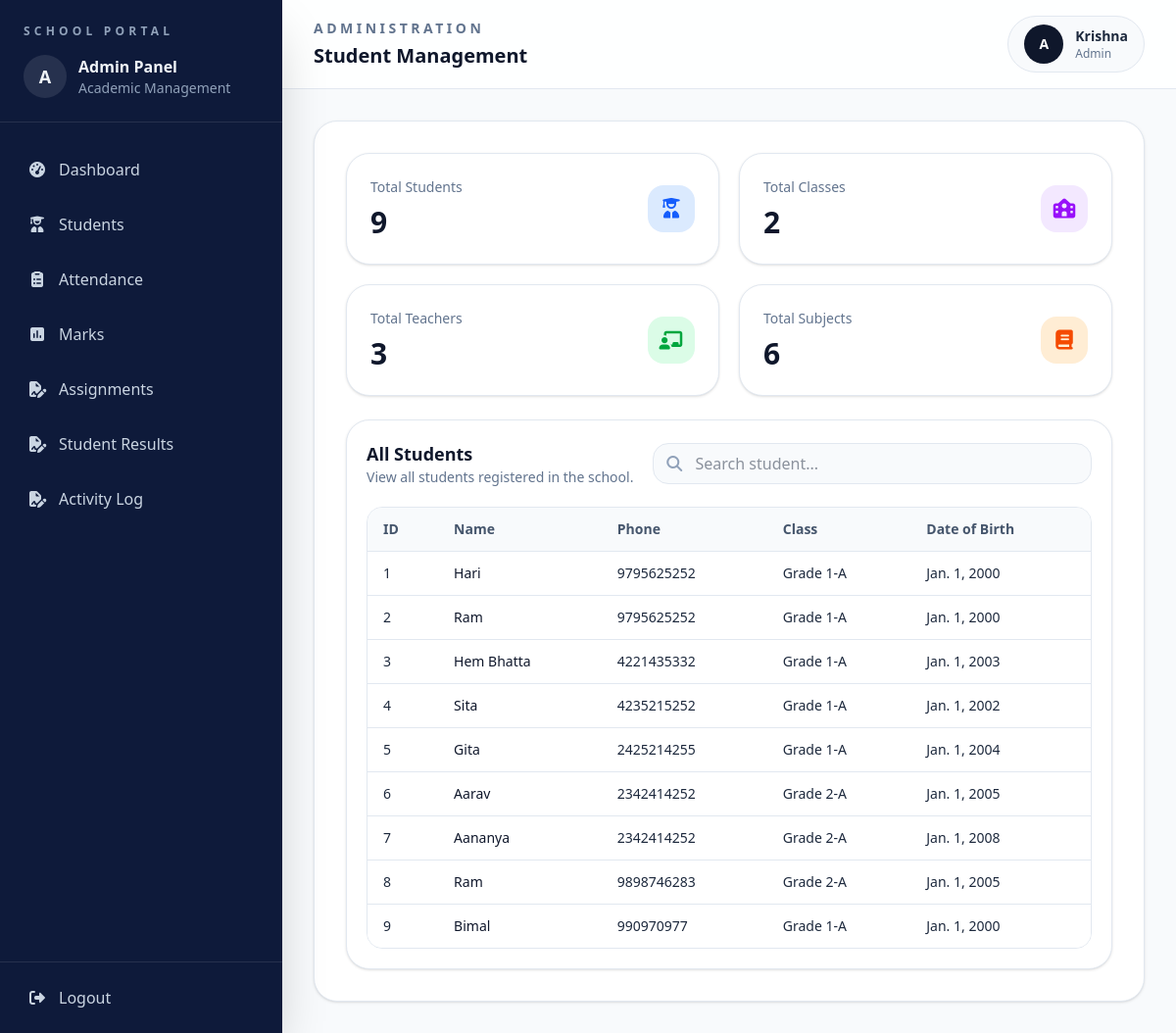
Page /students/admin/students/ (signed in) on the committed database.
### accounts/models.py (models this page shows, shortened)
class User(AbstractUser):
    ROLE_CHOICES = (("ADMIN", "Admin"), ("TEACHER", "Teacher"))
    role = models.CharField(max_length=20, choices=ROLE_CHOICES, default="TEACHER")

### students/models.py (models this page shows, shortened)
class Student(models.Model):
    name = models.CharField(max_length=50)
    classroom = models.ForeignKey(
        ClassRoom, on_delete=models.CASCADE, related_name="students"
    )
    address = models.TextField(blank=True, null=True)
    phone = models.CharField(max_length=10, blank=True)
    date_of_birth = models.DateField(default="2000-01-01")

class ClassRoom(models.Model):
    name = models.CharField(max_length=50)
    section = models.CharField(max_length=10)
    teacher = models.ForeignKey(
        User, on_delete=models.SET_NULL, null=True, limit_choices_to={"role": "TEACHER"}
    )
    def __str__(self):
        return f"{self.name}-{self.section}"

### students/views.py (the view)
@login_required
def admin_students(request):
    students = Student.objects.select_related("classroom").all()
    student_count = students.count()
    classroom_count = ClassRoom.objects.count()
    subject_count = Subject.objects.count()
    teacher_count = User.objects.filter(role="TEACHER").count()
    context = {
        "students": students,
        "student_count": student_count,
        "classroom_count": classroom_count,
        "subject_count": subject_count,
        "teacher_count": teacher_count,
    }
    return render(request, "students/admin_student.html", context)

### students/templates/students/admin_student.html (shortened to what this page needs)
{% extends 'adminbase.html' %}
{% block page_label %}Administration{% endblock %}
{% block page_title %}Student Management{% endblock %}
{% block content %}
<div class="space-y-6">
    <section class="grid gap-5 sm:grid-cols-2 xl:grid-cols-4">
        <div class="rounded-3xl border border-slate-200 bg-white p-6 shadow-sm">
            <div class="flex items-center justify-between">
                <div>
                    <p class="text-sm font-medium text-slate-500">
                        Total Students
                    </p>
                    <p class="mt-2 text-3xl font-bold text-slate-900">
                        {{ student_count }}
                    </p>
                </div>
                <div class="flex h-12 w-12 items-center justify-center rounded-2xl bg-blue-100 text-blue-600">
                    <i class="fa-solid fa-user-graduate text-xl"></i>
                </div>
            </div>
        </div>
        <div class="rounded-3xl border border-slate-200 bg-white p-6 shadow-sm">
            <div class="flex items-center justify-between">
                <div>
                    <p class="text-sm font-medium text-slate-500">
                        Total Classes
                    </p>
                    <p class="mt-2 text-3xl font-bold text-slate-900">
                        {{ classroom_count }}
                    </p>
                </div>
                <div class="flex h-12 w-12 items-center justify-center rounded-2xl bg-purple-100 text-purple-600">
                    <i class="fa-solid fa-school text-xl"></i>
                </div>
            </div>
        </div>
        <div class="rounded-3xl border border-slate-200 bg-white p-6 shadow-sm">
            <div class="flex items-center justify-between">
                <div>
                    <p class="text-sm font-medium text-slate-500">
                        Total Teachers
                    </p>
                    <p class="mt-2 text-3xl font-bold text-slate-900">
                        {{ teacher_count }}
                    </p>
                </div>
                <div class="flex h-12 w-12 items-center justify-center rounded-2xl bg-green-100 text-green-600">
                    <i class="fa-solid fa-chalkboard-user text-xl"></i>
                </div>
            </div>
        </div>
        <div class="rounded-3xl border border-slate-200 bg-white p-6 shadow-sm">
            <div class="flex items-center justify-between">
                <div>
                    <p class="text-sm font-medium text-slate-500">
                        Total Subjects
                    </p>
                    <p class="mt-2 text-3xl font-bold text-slate-900">
                        {{ subject_count }}
                    </p>
                </div>
                <div class="flex h-12 w-12 items-center justify-center rounded-2xl bg-orange-100 text-orange-600">
                    <i class="fa-solid fa-book text-xl"></i>
                </div>
            </div>
        </div>
    </section>
    <section class="rounded-3xl border border-slate-200 bg-white p-5 shadow-sm">
        <div class="flex flex-col gap-4 md:flex-row md:items-center md:justify-between">
            <div>
                <h3 class="text-lg font-semibold text-slate-900">
                    All Students
                </h3>
                <p class="text-sm text-slate-500">
                    View all students registered in the school.
                </p>
            </div>
            <div class="flex w-full max-w-md items-center gap-3 rounded-2xl border border-slate-200 bg-slate-50 px-3 py-2">
                <i class="fa-solid fa-magnifying-glass text-slate-400"></i>
                <input
                    type="text"
                    id="studentSearch"
                    placeholder="Search student..."
                    class="w-full border-0 bg-transparent outline-none"
                    onkeyup="searchStudents()"
                >
            </div>
        </div>
        <div class="mt-5 overflow-x-auto rounded-2xl border border-slate-200">
            <table class="min-w-full divide-y divide-slate-200 text-left text-sm">
                <thead class="bg-slate-50 text-slate-600">
                    <tr>
                        <th class="px-4 py-3 font-semibold">
                            ID
                        </th>
                        <th class="px-4 py-3 font-semibold">
                            Name
                        </th>
                        <th class="px-4 py-3 font-semibold">
                            Phone
                        </th>
                        <th class="px-4 py-3 font-semibold">
                            Class
                        </th>
                        <th class="px-4 py-3 font-semibold">
                            Date of Birth
                        </th>
                    </tr>
                </thead>
                <tbody
                    id="studentTable"
                    class="divide-y divide-slate-200 bg-white"
                >
                    {% for student in students %}
                    <tr class="student-row hover:bg-slate-50">
                        <td class="px-4 py-3">
                            {{ student.id }}
                        </td>
                        <td class="px-4 py-3 font-medium text-slate-900">
                            {{ student.name |title }}
                        </td>
                        <td class="px-4 py-3">
                            {{ student.phone }}
                        </td>
                        <td class="px-4 py-3">
                            Grade {{ student.classroom | title }}
                        </td>
                        <td class="px-4 py-3">
                            {{ student.date_of_birth }}
                        </td>
                    </tr>
                    {% endfor %}
                </tbody>
            </table>
        </div>
    </section>
</div>
{% endblock %}

### templates/adminbase.html (shortened to what this page needs)
{% load static %}
<!doctype html>
<html lang="en">
<head>
<script src="https://cdn.jsdelivr.net/npm/@tailwindcss/browser@4"></script>
<link rel="stylesheet"
      href="https://cdnjs.cloudflare.com/ajax/libs/font-awesome/7.0.1/css/all.min.css"
 />
</head>
<body class="bg-slate-50 text-slate-800">
<div class="min-h-screen bg-slate-50">
  {% include 'adminsidebar.html' %}
  <div class="min-h-screen lg:ml-72">
    <header class="border-b border-slate-200 bg-white/90 px-4 py-4 sm:px-6 lg:px-8">
      <div class="flex flex-col gap-4 sm:flex-row sm:items-center sm:justify-between">
        <div>
          <p class="text-sm font-semibold uppercase tracking-[0.25em] text-slate-500">
            {% block page_label %}{% endblock %}
          </p>
          <h1 class="mt-1 text-xl font-semibold text-slate-900">
            {% block page_title %}{% endblock %}
          </h1>
        </div>
        <div class="flex items-center gap-3 rounded-full border border-slate-200 bg-slate-50 px-4 py-2">
          <div class="flex h-10 w-10 items-center justify-center rounded-full bg-slate-900 text-sm font-semibold text-white">
            A
          </div>
          <div>
            <p class="text-sm font-semibold text-slate-800">
              {{ request.user.username | title}}
            </p>
            <p class="text-xs text-slate-500">
              {{ request.user.role | title}}
            </p>
          </div>
        </div>
      </div>
    </header>
    <main class="p-4 sm:p-6 lg:p-8">
      <div class="rounded-3xl border border-slate-200 bg-white p-4 shadow-sm sm:p-6 lg:p-8">
        {% block content %}
        {% endblock content %}
      </div>
    </main>
  </div>
</div>
</body>
</html>

### rows in the picture
User: user.username "Krishna", user.role "Admin"
Student: id "1", name "Hari", phone "9795625252", classroom "1-A", date_of_birth "Jan. 1, 2000"
Student: id "2", name "Ram", phone "9795625252", classroom "1-A", date_of_birth "Jan. 1, 2000"
Student: id "3", name "Hem Bhatta", phone "4221435332", classroom "1-A", date_of_birth "Jan. 1, 2003"
Student: id "4", name "Sita", phone "4235215252", classroom "1-A", date_of_birth "Jan. 1, 2002"
Student: id "5", name "Gita", phone "2425214255", classroom "1-A", date_of_birth "Jan. 1, 2004"
Student: id "6", name "Aarav", phone "2342414252", classroom "2-A", date_of_birth "Jan. 1, 2005"
Student: id "7", name "Aananya", phone "2342414252", classroom "2-A", date_of_birth "Jan. 1, 2008"
Student: id "8", name "Ram", phone "9898746283", classroom "2-A", date_of_birth "Jan. 1, 2005"
Student: id "9", name "Bimal", phone "990970977", classroom "1-A", date_of_birth "Jan. 1, 2000"

### other values in the picture
{{ student_count }} "9"
{{ classroom_count }} "2"
{{ teacher_count }} "3"
{{ subject_count }} "6"
